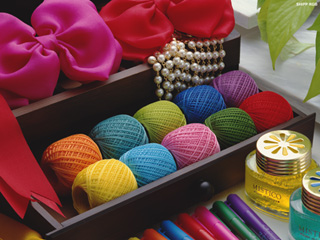
#> input picture 實作練習/opencv-view/data/s.jpg, 320 x 240 px
$ python '影像反白,存檔.py'
#> lines starting #> are read from the running program, lines starting #| are printed output that depends on the picture
import cv2  # 載入opencv套件

# 用imread函式來讀取圖片
src=cv2.imread('data/s.jpg')
#> src is the input picture: shape (240, 320, 3); mean B, G, R 68.4, 72.5, 111.6

# 用imshow("視窗名稱",圖片)來顯示圖片
cv2.imshow('src',src), cv2.moveWindow('src',300,50)

# 影像反白
dst = 255 - src
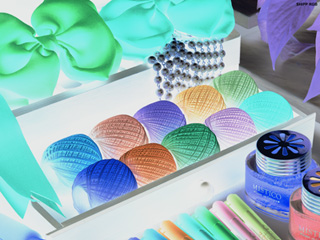
#> dst: shape (240, 320, 3); mean B, G, R 186.6, 182.5, 143.4
cv2.imshow('dst', dst), cv2.moveWindow('dst',650,50)
cv2.imwrite('data/dst.jpg', dst) # 存檔
#cv2.imwrite('data/dst.jpg', dst, [cv2.IMWRITE_JPEG_QUALITY, 98])

# 用waitKey等待視窗，當按下任意鍵時繼續下一步
cv2.waitKey(0)

# 關閉所有視窗
cv2.destroyAllWindows()

$ run again, with 實作練習/opencv-view/data/1.jpg copied over 實作練習/opencv-view/data/s.jpg
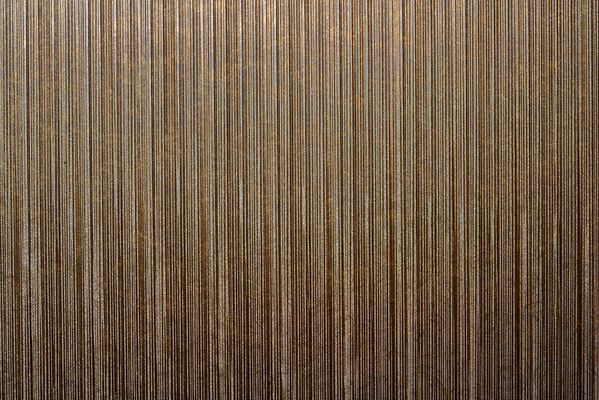
#> input picture 實作練習/opencv-view/data/1.jpg, 599 x 400 px
#> src is the input picture: shape (400, 599, 3); mean B, G, R 72.9, 93.9, 115
#> `dst = 255 - src`:
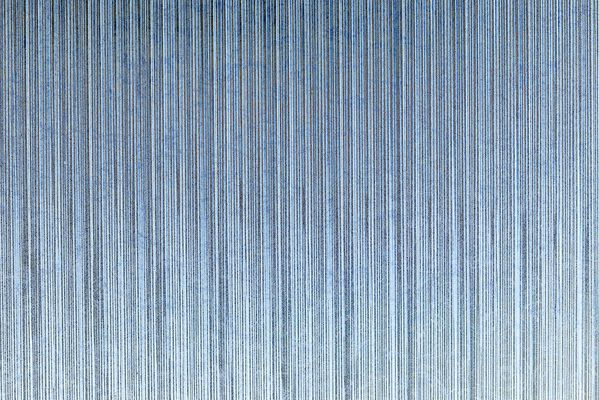
#> dst: shape (400, 599, 3); mean B, G, R 182.1, 161.1, 140

$ run again, with 實作練習/opencv-view/data/2.jpg copied over 實作練習/opencv-view/data/s.jpg
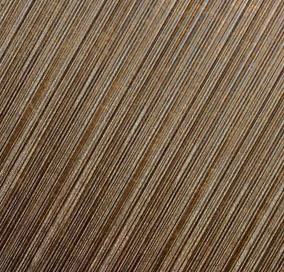
#> input picture 實作練習/opencv-view/data/2.jpg, 284 x 272 px
#> src is the input picture: shape (272, 284, 3); mean B, G, R 74.5, 97.4, 119
#> `dst = 255 - src`:
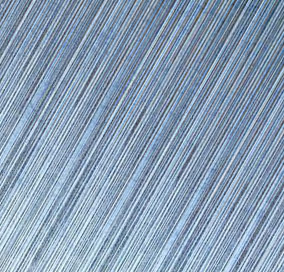
#> dst: shape (272, 284, 3); mean B, G, R 180.5, 157.6, 136

$ run again, with 實作練習/opencv-view/data/3.jpg copied over 實作練習/opencv-view/data/s.jpg
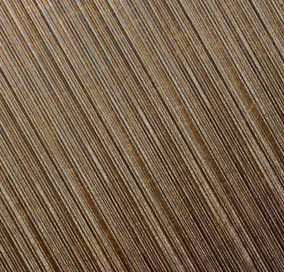
#> input picture 實作練習/opencv-view/data/3.jpg, 284 x 272 px
#> src is the input picture: shape (272, 284, 3); mean B, G, R 74.5, 97.4, 119
#> `dst = 255 - src`:
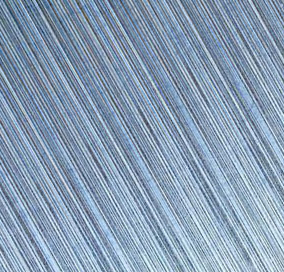
#> dst: shape (272, 284, 3); mean B, G, R 180.5, 157.6, 136
